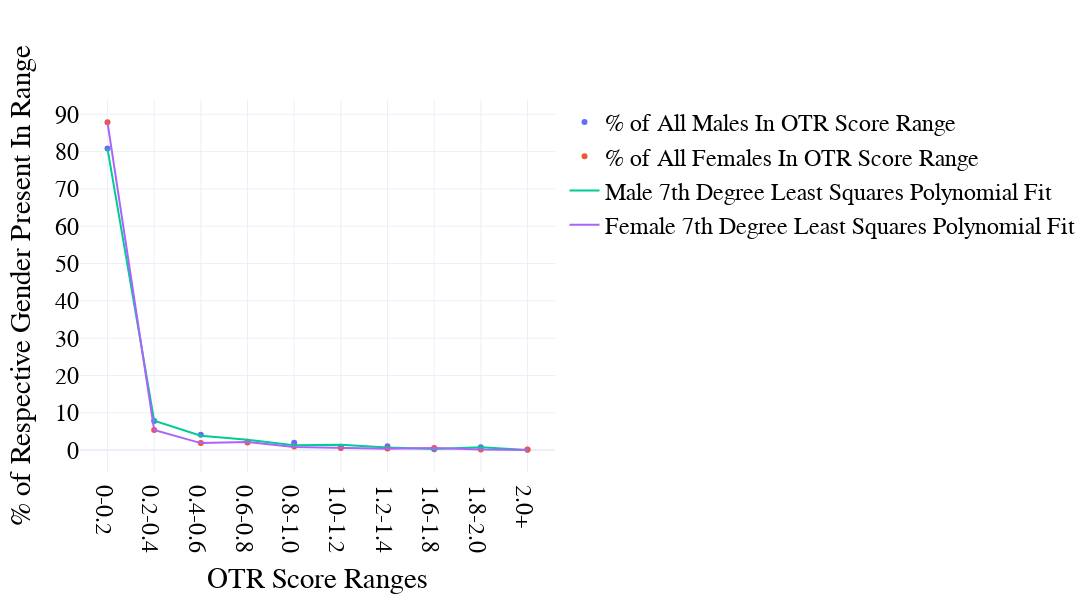

Here is the notebook cell this chart was saved with:
### Markdown cell above
Use plotly to plot the data and write it to the disk.

### Code cell
layout = go.Layout(
    #title = f"Avg. OTR Score: {round(avgOtrScoreM, 2)} (M), {round(avgOtrScoreF, 2)} (F)",
    xaxis = {"title": "OTR Score Ranges"},
    yaxis = {"title": "% of Respective Gender Present In Range"},
)

fig = go.Figure(layout=layout)

fig.add_trace(go.Scatter(
    x = independentData,
    y = dependentDataM,
    mode = 'markers',
    name = '% of All Males In OTR Score Range'
))

fig.add_trace(go.Scatter(
    x = independentData,
    y = dependentDataF,
    mode = 'markers',
    name = '% of All Females In OTR Score Range'
))

fig.add_trace(go.Scatter(
    x = independentData,
    y = dependentDataLinearM,
    mode = 'lines',
    name = f"Male 7th Degree Least Squares Polynomial Fit"
))

fig.add_trace(go.Scatter(
    x = independentData,
    y = dependentDataLinearF,
    mode = 'lines',
    name = f"Female 7th Degree Least Squares Polynomial Fit"
))

fig.update_layout(
    autosize=False,
    width=1500,
    height=600,
    font_size=24,
    font_family="Times New Roman",
    font_color="black",
    title_font_size=24,
    template="plotly_white",
    title = {
        'y':0.95,
        'x':.5,
        'xanchor': 'center',
        'yanchor': 'top'
    }
)


iplot(fig)
fig.write_image(f"../assets/Gender_OTRScore_{YEAR}.svg")

### Figure 1 — Plotly figure (JSON) as saved in the notebook; plotly's stock layout.template omitted (floating-point values rounded to 4 significant figures)
{"data": [{"mode": "markers", "name": "% of All Males In OTR Score Range", "type": "scatter", "x": ["0-0.2", "0.2-0.4", "0.4-0.6", "0.6-0.8", "0.8-1.0", "1.0-1.2", "1.2-1.4", "1.6-1.8", "1.8-2.0", "2.0+"], "y": [80.8, 7.779, 4.141, 2.258, 2.008, 0.8783, 1.004, 0.2509, 0.7528, 0.1255]}, {"mode": "markers", "name": "% of All Females In OTR Score Range", "type": "scatter", "x": ["0-0.2", "0.2-0.4", "0.4-0.6", "0.6-0.8", "0.8-1.0", "1.0-1.2", "1.2-1.4", "1.6-1.8", "1.8-2.0", "2.0+"], "y": [87.83, 5.394, 1.936, 2.075, 0.9682, 0.5533, 0.4149, 0.5533, 0.1383, 0.1383]}, {"mode": "lines", "name": "Male 7th Degree Least Squares Polynomial Fit", "type": "scatter", "x": ["0-0.2", "0.2-0.4", "0.4-0.6", "0.6-0.8", "0.8-1.0", "1.0-1.2", "1.2-1.4", "1.6-1.8", "1.8-2.0", "2.0+"], "y": [80.79, 7.858, 3.866, 2.808, 1.321, 1.428, 0.7292, 0.3294, 0.743, 0]}, {"mode": "lines", "name": "Female 7th Degree Least Squares Polynomial Fit", "type": "scatter", "x": ["0-0.2", "0.2-0.4", "0.4-0.6", "0.6-0.8", "0.8-1.0", "1.0-1.2", "1.2-1.4", "1.6-1.8", "1.8-2.0", "2.0+"], "y": [87.83, 5.411, 1.878, 2.191, 0.8222, 0.67, 0.3566, 0.5699, 0.1362, 0]}], "layout": {"autosize": false, "font": {"color": "black", "family": "Times New Roman", "size": 24}, "height": 600, "title": {"font": {"size": 24}, "x": 0.5, "xanchor": "center", "y": 0.95, "yanchor": "top"}, "width": 1500, "xaxis": {"title": {"text": "OTR Score Ranges"}}, "yaxis": {"title": {"text": "% of Respective Gender Present In Range"}}}}
